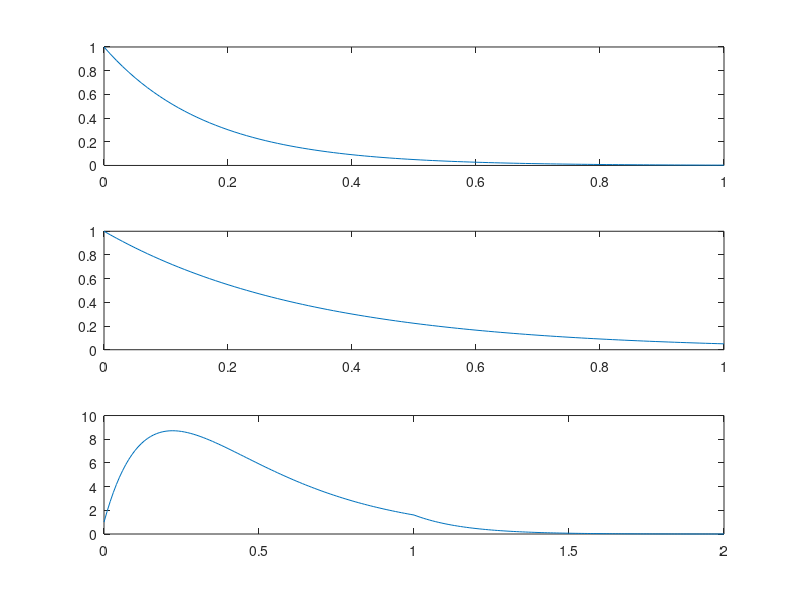

This figure's MATLAB source:
%for two exp func convolution;
t=0:0.01:1;
y1=exp(-6*t);   y2=exp(-3*t);   y=conv(y1,y2);
l1=length(y1);  l2=length(y2);  l=length(y);
subplot(3,1,1);plot(t,y1);  subplot(3,1,2);plot(t,y2);
t1=0:0.01:2;subplot(3,1,3);plot(t1,y);
